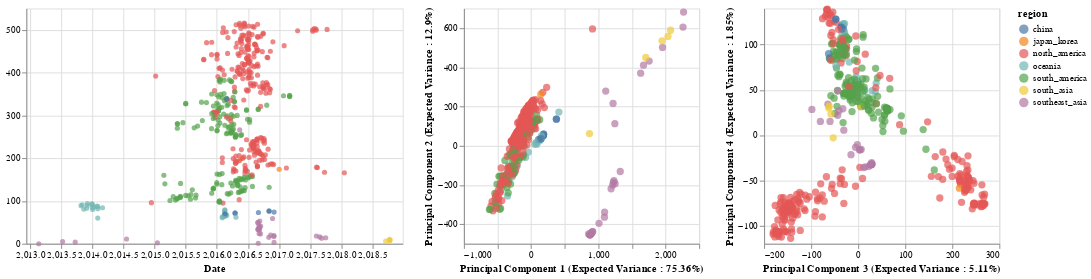

The notebook cell saved with this chart:
### Markdown cell above
# Linking the Tree with the two other PCA Plots

### Code cell
import altair as alt
base = alt.Chart(merged_df)
brush = alt.selection(type='interval', resolve='global')
tree_name = base.mark_circle().encode(
    x=alt.X(
        "date:Q",
        scale=alt.Scale(domain=(node_df["date"].min() - 0.2, node_df["date"].max() + 0.2)),
        title="Date"
    ),
    y=alt.Y(
        "y:Q",
        title=""
    ),
    color=alt.condition(brush, 'region:N', alt.ColorValue('gray')),
    #color="region:N",
    tooltip=["strain:N", "region:N", "date:Q"]
).add_selection(brush).properties(width=400,height=250)

#brush = alt.selection(type='interval', resolve='global')
#link the charts
pc1 = base.mark_circle(size=60).encode(
    x=alt.X('principal component 1',title='Principal Component 1 (Expected Variance : {}%'.format(round(pca.explained_variance_ratio_[0]*100,2)) + ")"),
    y=alt.X('principal component 2',title='Principal Component 2 (Expected Variance : {}%'.format(round(pca.explained_variance_ratio_[1]*100,2)) + ")"),
    color=alt.condition(brush, 'region', alt.ColorValue('gray')),
    tooltip=['strain', 'region']
).add_selection(
    brush
).properties(
    width=250,
    height=250
)
#Make this into a website (view compiled vega -- gives you the javascript -- put that into a HTML script)

pc34 = base.mark_circle(size=60).encode(
    x=alt.X('principal component 3',title='Principal Component 3 (Expected Variance : {}%'.format(round(pca.explained_variance_ratio_[2]*100,2)) + ")"),
    y=alt.X('principal component 4',title='Principal Component 4 (Expected Variance : {}%'.format(round(pca.explained_variance_ratio_[3]*100,2)) + ")"),
    color=alt.condition(brush, 'region', alt.ColorValue('gray')),
    tooltip=['strain', 'region']
).add_selection(
    brush
).properties(
    width=250,
    height=250
)
#make region clickable
ChartPCA = tree_name|pc1|pc34
ChartPCA
#pc1.encode(x='principal component 1') | pc34.encode(x='principal component 3') #link the tree to this one as well

### Figure 1 — Vega-Lite specification as saved in the notebook (floating-point values rounded to 4 significant figures; data arrays with more than 128 entries replaced by an {"elided": "..."} marker saying what was removed)
{"$schema": "https://vega.github.io/schema/vega-lite/v3.3.0.json", "config": {"mark": {"tooltip": null}, "view": {"height": 300, "width": 400}}, "data": {"name": "data-3d7b1ab519d3660b04948bdc6b06834a"}, "datasets": {"data-3d7b1ab519d3660b04948bdc6b06834a": {"elided": "486 records"}}, "hconcat": [{"encoding": {"color": {"condition": {"field": "region", "selection": "selector006", "type": "nominal"}, "value": "gray"}, "tooltip": [{"field": "strain", "type": "nominal"}, {"field": "region", "type": "nominal"}, {"field": "date", "type": "quantitative"}], "x": {"field": "date", "scale": {"domain": [2013.0, 2019.0]}, "title": "Date", "type": "quantitative"}, "y": {"field": "y", "title": "", "type": "quantitative"}}, "height": 250, "mark": "circle", "selection": {"selector006": {"resolve": "global", "type": "interval"}}, "width": 400}, {"encoding": {"color": {"condition": {"field": "region", "selection": "selector006", "type": "nominal"}, "value": "gray"}, "tooltip": [{"field": "strain", "type": "nominal"}, {"field": "region", "type": "nominal"}], "x": {"field": "principal component 1", "title": "Principal Component 1 (Expected Variance : 75.36%)", "type": "quantitative"}, "y": {"field": "principal component 2", "title": "Principal Component 2 (Expected Variance : 12.9%)", "type": "quantitative"}}, "height": 250, "mark": {"size": 60, "type": "circle"}, "selection": {"selector006": {"resolve": "global", "type": "interval"}}, "width": 250}, {"encoding": {"color": {"condition": {"field": "region", "selection": "selector006", "type": "nominal"}, "value": "gray"}, "tooltip": [{"field": "strain", "type": "nominal"}, {"field": "region", "type": "nominal"}], "x": {"field": "principal component 3", "title": "Principal Component 3 (Expected Variance : 5.11%)", "type": "quantitative"}, "y": {"field": "principal component 4", "title": "Principal Component 4 (Expected Variance : 1.85%)", "type": "quantitative"}}, "height": 250, "mark": {"size": 60, "type": "circle"}, "selection": {"selector006": {"resolve": "global", "type": "interval"}}, "width": 250}]}
